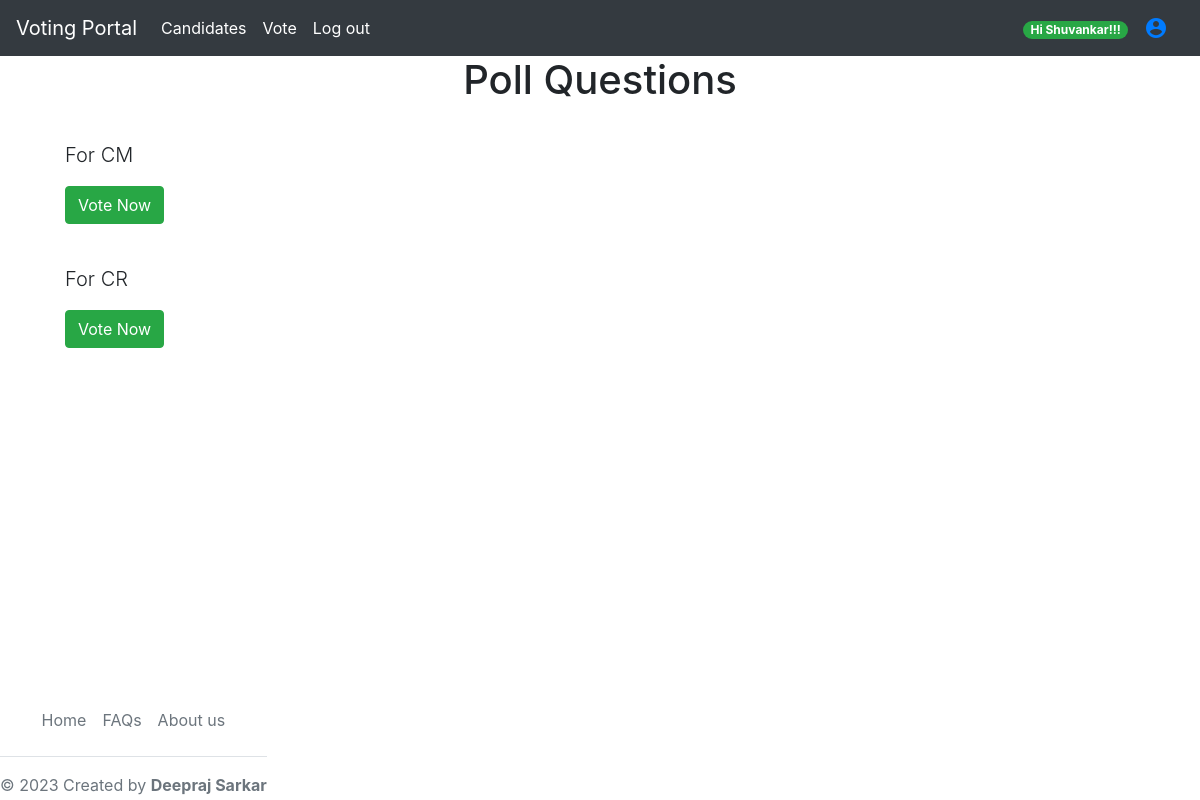
Screenshot of /candidate/vote_index/ (signed in) with the database file from the repository.
### users/models.py (models this page shows, shortened)
class CustomUser(AbstractUser):
    username        = None
    email           = models.EmailField(('email address'), unique=True)
    id_card_no      = models.CharField(max_length=15, unique=True, blank=False)
    first_name      = models.CharField(max_length=150, blank=False)
    last_name       = models.CharField(max_length=150, blank=False)
    mobile_no       = models.CharField(max_length=10, blank=True)
    address         = models.CharField(max_length=255)
    profile_image   = models.ImageField(upload_to="user_images/", null=True, blank=True)
    is_staff        = models.BooleanField(default=False)
    is_superuser    = models.BooleanField(default=False)
    is_active       = models.BooleanField(default=True)
    objects = CustomUserManager()
    USERNAME_FIELD = "email"
    REQUIRED_FIELDS = ["id_card_no"]

### candidate/models.py (models this page shows)
class Position(models.Model):
    positions = models.CharField(max_length = 200)
    pub_date = models.DateTimeField('date published')
    def __str__(self):
        return self.positions

### candidate/views.py (the view)
# urls.py: path("vote_index/", views.vote_index, name='vote_index'),
def vote_index(request):
	latest_position_list = Position.objects.order_by('-pub_date')[:5]
	context = {'latest_position_list': latest_position_list}
	return render(request, 'authenticate/vote_index.html', context)

### templates/authenticate/vote_index.html
{% extends 'base.html' %}
{% block content %}
    <h1 class ="text-center mb-3">Poll Questions</h1>
    {% if latest_position_list %}
        {% for position in latest_position_list %}
        <div class ="card-mb-3">
            <div class ="card-body">
                <p class ="lead">{{ position }}</p>
                <form action="{% url 'detail' position.id %}">
                    <input type="submit" value="Vote Now" class ="btn btn-success"\>
                </form>
            </div>
        </div>
        {% endfor %}
    {% else %}
        <p>No polls available</p>
    {% endif %}
{% endblock %}

### templates/navbar.html (shortened to what this page needs)
<nav class="navbar sticky-top navbar-expand-lg navbar-dark bg-dark">
    <a class="navbar-brand" href="{% url 'home' %}">Voting Portal</a>
    <div class="collapse navbar-collapse" id="navbarSupportedContent">
      <ul class="navbar-nav mr-auto">
        <li class="nav-item active">
          <a class="nav-link" href="{% url 'candidate_list' %}">Candidates</a>
        </li>
        {% if user.is_authenticated %}
          <li class="nav-item active">
            <a class="nav-link" href="{% url 'vote_index' %}">Vote</a>
          </li>
          <li class="nav-item active">
            <a class="nav-link" href="{% url 'log_out' %}">Log out</a>
          </li>
        {% endif %}
      </ul>
    </div>
    {% if user.is_authenticated%}
      <div class="nav-item active">
        <span class="badge badge-pill badge-success float-end">Hi {{ user.first_name }}!!!</span>
      </div>
      <a class="nav-item active nav-link material-icons float-end" href="{% url 'user_profile' user.id %}">account_circle</a>
    {% endif %}
  </nav>

### static/myfirst.css (style rules this page uses)
body { min-height: 100vh; position: relative; margin: 0; padding-bottom: 100px; box-sizing: border-box; }

### rows the page displays
CustomUser: first_name "Shuvankar"
Position: positions "For CM"
Position: positions "For CR"
